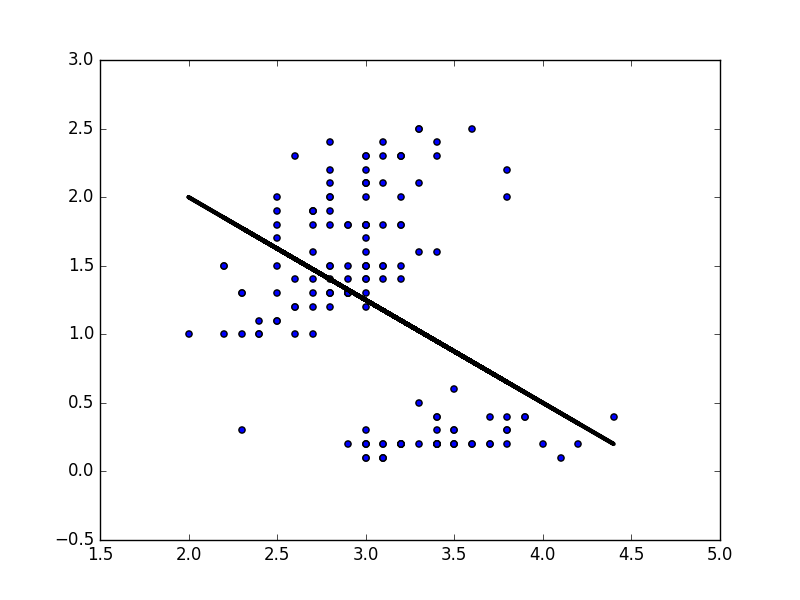

Write the Python code that produced this figure.
# Homework 1, Problem 9
import matplotlib.pyplot as plt
from sklearn import datasets

if __name__ == "__main__":
	# Part A and B - Create the scatterplot
	iris = datasets.load_iris()

	X = iris.data[:,1] # sepal width
	Y = iris.data[:,3] # petal width
	Y_hat = -0.75 * X + 3.5

	plt.scatter(X, Y) # Generate the scatterplot
	plt.plot(X, Y_hat, color = 'black', linewidth = 3) # Plot the line
	plt.show() # Display the scatterplot

	# Part C - Calculate the MSE
	diff = []
	count = 0
	for i in Y: # Subtract to get error
		diff.append(abs(Y[count] - Y_hat[count]) ** 2)
		count += 1
	MSE = sum(diff) / len(diff) # Finally, calculte the MSE
	print("The mean squared error is: " + str(MSE))
